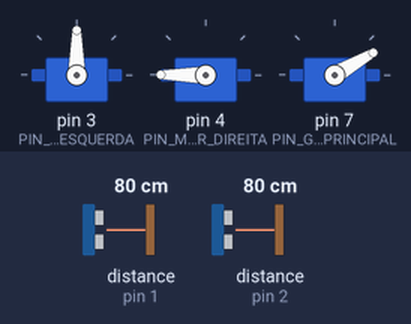
Bench run of a sketch on a simulated Arduino Uno, built with avr-gcc and run on an emulated ATmega328P. Parts: 3 × servo. Wiring (inferred from the names in the program): ultrasonic range finder: trigger pin 9; echo pin 1. The test bench sets the inputs (shaded band); at power-on: distance to the obstacle (sensors on pin 1, pin 2) 80 cm. The echo pulse lasts 58.3 µs per cm.

Above: at 1.5 s.
1.6 s: distance to the obstacle (sensor on pin 1) set to 2 cm
At 2.3 s:
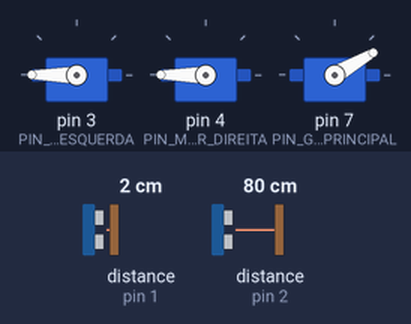
4.6 s: distance to the obstacle (sensor on pin 2) set to 2 cm
At 5.8 s:
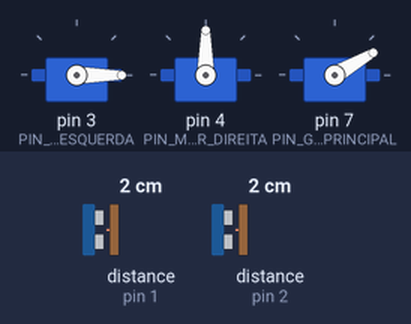
7.6 s: distance to the obstacle (sensor on pin 2) set to 9 cm
10.6 s: distance to the obstacle (sensor on pin 1) set to 9 cm
13.6 s: distance to the obstacle (sensor on pin 1) set to 4 cm
16.6 s: distance to the obstacle (sensor on pin 2) set to 18 cm
At 17.2 s:
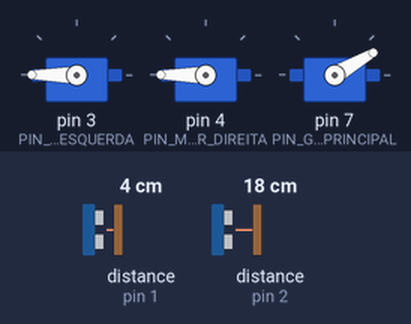
Timing chart, 0 to 19.6 s (numbered marks = the images above; inputs shaded):
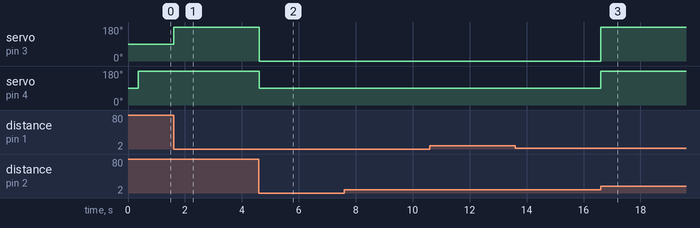

Measured:
- after the input at 1.6 s, servo on pin 3 (PIN_MOTOR_ESQUERDA): 90° → 180° at once
- after the input at 4.6 s, servo on pin 3 (PIN_MOTOR_ESQUERDA): 180° → 0° at once; servo on pin 4 (PIN_MOTOR_DIREITA): 180° → 90° at once
- after the input at 16.6 s, servo on pin 3 (PIN_MOTOR_ESQUERDA): 0° → 180° at once; servo on pin 4 (PIN_MOTOR_DIREITA): 90° → 180° at once

The sketch:

ino.ino
```cpp
/*includes*/
#include <Servo.h>
#include "metaLing.h"
MetaLing m;
/*Setup*/
void setup(){
m.motorSetup();
m.clawSetup();
m.sensorSetup();
}

/*Loop*/
void loop(){
while(! m.chegou_no_objetivo()){
if(! m.existe_objeto_a_frente()){
m.andar_para_frente();
}
else{
m.parar();
if( m.existe_objeto_a_direita()){
m.virar_para_esquerda();
}
else{
m.virar_para_direita();
}
}

}

}
```

claw.cpp
```cpp
/*
	(c) João Carlos Pandolfi Santana
	05/08/2015

	Esta lib controla a garra presente no robo
*/

#include <Servo.h>
#include "Arduino.h"
#include "claw.h"


//constants
#define PIN_GARRA_PRINCIPAL 7

#define ABERTURA_DA_GARRA 120 //graus
#define GARRA_FECHADA 30 // graus

#define CLAW_OPEN_C 0
#define CLAW_CLOSE_C 1

#define DELAY_TO_INITIALIZE_C 300 //ms

//Variables

//setup
void Claw::clawSetup(){
	//attach pin to claw
	garra_principal.attach(PIN_GARRA_PRINCIPAL);
	delay(DELAY_TO_INITIALIZE_C);
	fechar_garra();
}

// =================== ControlFunctions ===================

//Open claw
void Claw::abrir_garra(){
	garra_principal.write(ABERTURA_DA_GARRA);
	state_claw_c = CLAW_OPEN_C;
}

//Close claw
void Claw::fechar_garra(){
	garra_principal.write(GARRA_FECHADA);
	state_claw_c = CLAW_CLOSE_C;
}

//Open claw in to determinate angle
void Claw::abrir_garra_ang(int angle){
	if(angle > ABERTURA_DA_GARRA)
		abrir_garra();
	else if(angle < GARRA_FECHADA)
		fechar_garra();
	else{
		garra_principal.write(angle);
		state_claw_c = CLAW_OPEN_C;
	}
}

// =================== Verification Functions ===================

//informate, if claw closed return true
int Claw::agarrou_objeto(){
	return state_claw_c;
}
```

claw.h
```cpp
#ifndef claw_h
#define claw_h

#include "Arduino.h"
#include "Servo.h"

class Claw
{
public:
	void clawSetup();

	void abrir_garra();
	void fechar_garra();
	void abrir_garra_ang(int);
	int agarrou_objeto();

private:

	Servo garra_principal;
	int state_claw_c;
};

#endif
```

generix.cpp
```cpp
/*
	(c) João Carlos Pandolfi Santana
	05/08/2015

	Esta lib controla as operacoes genericas
*/

#include "generix.h"

//generic operations

// =================== Constant Functions ===================

//check objetive Done
int Generix::chegou_no_objetivo(){
	//you never reach you objetives MUAHAHAHAHA
	return 0;
}

//Return true
int Generix::verdadeiro(){
	return 1;
}

//Return false
int Generix::falso(){
	return 0;
}
```

generix.h
```cpp
#ifndef generix_h
#define generix_h

#include "Arduino.h"

class Generix
{
public:
	int chegou_no_objetivo();
	int verdadeiro();
	int falso();

private:

};

#endif
```

lineSensor.cpp
```cpp
/*
	(c) João Carlos Pandolfi Santana
	05/08/2015

	Esta lib controla os sensores presentes no robo
*/
#include "lineSensor.h"
//constants
//[PINS]
#define PIN_SENSOR_LINHA_ESQUERDA  0
#define PIN_SENSOR_LINHA_MEIO  1
#define PIN_SENSOR_LINHA_DIREITA 2

#define PIN_PROXIMIDADE_ULTRASSOM_CONTROLE 9 //trigger -> send pulse to generate request
#define PIN_PROXIMIDADE_ULTRASSOM_ESQUERDA 10
#define PIN_PROXIMIDADE_ULTRASSOM_MEIO 11
#define PIN_PROXIMIDADE_ULTRASSOM_DIREITA 12

//[CALIBRATION - LINE_SENSOR]
#define SENSIBILITY 200 // 0 - 1023
#define DELAY_TO_READ 20 //ms

//[CALIBRATION - PROXIMITY_SENSOR]
#define MIN_DISTANCE_TO_RECOGNIZE 15 //cm

//variables

//setup
void LineSensor::sensorSetup(){
	//calibrate line sensors
	first_read_MIDLE_s = readMidleSensor();
	first_read_RIGHT_s = readRigthSensor();
	first_read_LEFT_s = readLetfSensor();
	//define pinmodes
	pinMode(PIN_PROXIMIDADE_ULTRASSOM_CONTROLE,OUTPUT);
	pinMode(PIN_PROXIMIDADE_ULTRASSOM_ESQUERDA,INPUT);
	pinMode(PIN_PROXIMIDADE_ULTRASSOM_MEIO,INPUT);
	pinMode(PIN_PROXIMIDADE_ULTRASSOM_DIREITA,INPUT);
}

// =================== ControlFunctions ===================

// #=============== Read Sensors ================

//read value to left line sensor
int LineSensor::readLetfSensor(){
	delay(DELAY_TO_READ);
	return analogRead(PIN_SENSOR_LINHA_ESQUERDA);
}

//read value to midle line sensor
int LineSensor::readMidleSensor(){
	delay(DELAY_TO_READ);
	return analogRead(PIN_SENSOR_LINHA_MEIO);
}

//read value to right line sensor
int LineSensor::readRigthSensor(){
	delay(DELAY_TO_READ);
	return analogRead(PIN_SENSOR_LINHA_DIREITA);
}

// #=============== Math Functions ================

//calc subtration module
int LineSensor::module(int a , int b){
	if(a>b)
		return a-b;

	return b-a;
}

// #=============== Control ================

//Calc distance to sensor
long LineSensor::calcDistance(int pin){
	digitalWrite(PIN_PROXIMIDADE_ULTRASSOM_CONTROLE, LOW);
    delayMicroseconds(2);
    digitalWrite(PIN_PROXIMIDADE_ULTRASSOM_CONTROLE, HIGH);
    delayMicroseconds(10);
    digitalWrite(PIN_PROXIMIDADE_ULTRASSOM_CONTROLE, LOW);
    long duration = pulseIn(pin,HIGH);
    return  (duration /29) / 2 ;
}

// =================== Line Sensors Functions ===================

//recognize black line in rigth sensor
int LineSensor::sensor_linha_direita_reconheceu(){
	return (module(readRigthSensor(),first_read_RIGHT_s) > SENSIBILITY);
}

//recognize black line in midle sensor
int LineSensor::sensor_linha_meio_reconheceu(){
	return (module(readMidleSensor(),first_read_MIDLE_s) > SENSIBILITY);
}

//recognize black line in left sensor
int LineSensor::sensor_linha_esquerda_reconheceu(){
	return (module(readLetfSensor(),first_read_LEFT_s) > SENSIBILITY);
}

// =================== Proximity Sensors Functions ===================

//return true if exist object in right side
int LineSensor::existe_objeto_a_direita(){
	return (calcDistance(PIN_SENSOR_LINHA_DIREITA) <= MIN_DISTANCE_TO_RECOGNIZE);
}

//return true if exist object in left side
int LineSensor::existe_objeto_a_esquerda(){
	return (calcDistance(PIN_SENSOR_LINHA_ESQUERDA) <= MIN_DISTANCE_TO_RECOGNIZE);
}

//return true if exist object in front
int LineSensor::existe_objeto_a_frente(){
		return (calcDistance(PIN_SENSOR_LINHA_MEIO) <= MIN_DISTANCE_TO_RECOGNIZE);
}
```

lineSensor.h
```cpp
#ifndef lineSensor_h
#define lineSensor_h

#include "Arduino.h"

class LineSensor
{
public:
	void sensorSetup();

	int existe_objeto_a_frente();
	int existe_objeto_a_esquerda();
	int existe_objeto_a_direita();
	int sensor_linha_esquerda_reconheceu();
	int sensor_linha_meio_reconheceu();
	int sensor_linha_direita_reconheceu();

private:

	int first_read_LEFT_s;
	int first_read_RIGHT_s;
	int first_read_MIDLE_s;

	int readRigthSensor();
	int readMidleSensor();
	int readLetfSensor();
	int module(int,int);
	long calcDistance(int);
};

#endif
```

metaLing.cpp
```cpp
#include "Arduino.h"
#include "metaling.h"

//Generix

int MetaLing::chegou_no_objetivo(){
	return g.chegou_no_objetivo();
}

int MetaLing::verdadeiro(){
	return g.verdadeiro();
}

int MetaLing::falso(){
	return g.falso();
}

//claw
void MetaLing::clawSetup(){
	c.clawSetup();
}

void MetaLing::abrir_garra(){
	c.abrir_garra();
}

void MetaLing::fechar_garra(){
	c.fechar_garra();
}

void MetaLing::abrir_garra_ang(int angle){
	c.abrir_garra_ang(angle);
}

int MetaLing::agarrou_objeto(){
	return c.agarrou_objeto();
}

//motor
void MetaLing::motorSetup(){
	m.motorSetup();
}
int MetaLing::esta_parado(){
	return	m.esta_parado();
}
int MetaLing::esta_andando(){
	return m.esta_andando();
}

void MetaLing::ligar_motor_direita(){
	m.ligar_motor_direita();
}
void MetaLing::ligar_motor_esquerda(){
	m.ligar_motor_esquerda();
}
void MetaLing::desligar_motor_esquerda(){
	m.desligar_motor_esquerda();
}
void MetaLing::desligar_motor_direita(){
	m.desligar_motor_direita();
}
void MetaLing::parar(){
	m.parar();
}
void MetaLing::andar_para_frente(){
	m.andar_para_frente();
}
void MetaLing::andar_para_tras(){
	m.andar_para_tras();
}
void MetaLing::virar_para_direita(){
	m.virar_para_direita();
}
void MetaLing::virar_para_esquerda(){
	m.virar_para_esquerda();
}
void MetaLing::andar_frente_seg(int time){
	m.andar_frente_seg(time);
}


//line Sensor
void MetaLing::sensorSetup(){
	l.sensorSetup();
}

int MetaLing::existe_objeto_a_frente(){
	return l.existe_objeto_a_frente();
}

int MetaLing::existe_objeto_a_esquerda(){
	return l.existe_objeto_a_esquerda();
}

int MetaLing::existe_objeto_a_direita(){
	return l.existe_objeto_a_direita();
}

int MetaLing::sensor_linha_esquerda_reconheceu(){
	return l.sensor_linha_esquerda_reconheceu();
}

int MetaLing::sensor_linha_meio_reconheceu(){
	return l.sensor_linha_meio_reconheceu();
}

int MetaLing::sensor_linha_direita_reconheceu(){
	return l.sensor_linha_direita_reconheceu();
}
```

metaLing.h
```cpp
#ifndef metaLing_h
#define metaLing_h

#include "Arduino.h"
#include "lineSensor.h"
#include "motor.h"
#include "claw.h"
#include "generix.h"

class MetaLing
{
public:
	//generix
	int chegou_no_objetivo();
	int verdadeiro();
	int falso();

	//claw
	void clawSetup();

	void abrir_garra();
	void fechar_garra();
	void abrir_garra_ang(int);
	int agarrou_objeto();

	//motor
	void motorSetup();
	int esta_parado();
	int esta_andando();

	void ligar_motor_direita();
	void ligar_motor_esquerda();
	void desligar_motor_esquerda();
	void desligar_motor_direita();
	void parar();
	void andar_para_frente();
	void andar_para_tras();
	void virar_para_direita();
	void virar_para_esquerda();
	void andar_frente_seg(int);

	//line Sensor
	void sensorSetup();

	int existe_objeto_a_frente();
	int existe_objeto_a_esquerda();
	int existe_objeto_a_direita();
	int sensor_linha_esquerda_reconheceu();
	int sensor_linha_meio_reconheceu();
	int sensor_linha_direita_reconheceu();

private:
	Motor m;
	LineSensor l;
	Generix g;
	Claw c;
};

#endif
```

motor.cpp
```cpp
/*
	(c) João Carlos Pandolfi Santana
	05/08/2015

	Esta lib controla os servo motores presentes no robo
*/

#include <Servo.h>
#include "Arduino.h"
#include "motor.h"

//constants
#define PIN_MOTOR_ESQUERDA  3
#define PIN_MOTOR_DIREITA  4

#define STOP_MOTOR 90
#define L_BACK_MOTOR 0
#define L_FRONT_MOTOR 180
#define R_BACK_MOTOR 180
#define R_FRONT_MOTOR 90

#define IN_MOVIMENT_M  1
#define STOPED_M  0
#define I_DONT_KNOW_M 2

//Variables

//setup
void Motor::motorSetup(){
	//set pin motors
	motorEsquerda.attach(PIN_MOTOR_ESQUERDA);
	motorDireita.attach(PIN_MOTOR_DIREITA);
	//initialize motors
	motorEsquerda.write(STOP_MOTOR);
	motorDireita.write(STOP_MOTOR);
	//initialize state Moviment
	setMoviment(STOPED_M,STOPED_M);
}


// =================== ControlFunctions ===================

//Define state moviment motors
void Motor::setMoviment(int left, int rigth){
	if(left != I_DONT_KNOW_M)
		L_stateMoviment = left;

	if(rigth != I_DONT_KNOW_M)
		R_stateMoviment = rigth;
}

//Return true if robot is stoped
int Motor::esta_parado(){
	if((L_stateMoviment + R_stateMoviment) > 0)
		return 0;
	return 1;
}

//Return false if robot is in moviment
int Motor::esta_andando(){
	return L_stateMoviment + R_stateMoviment;
}

// =================== Motor Functions ===================

// #=============== Control ================


//Turn on Motors
void Motor::ligar_motor_direita(){
	motorDireita.write(R_FRONT_MOTOR);
	setMoviment(I_DONT_KNOW_M,IN_MOVIMENT_M);
}

void Motor::ligar_motor_esquerda(){
	motorEsquerda.write(L_FRONT_MOTOR);
	setMoviment(IN_MOVIMENT_M, I_DONT_KNOW_M);
}

//Turn of Motors

void Motor::desligar_motor_esquerda(){
	motorEsquerda.write(STOP_MOTOR);
	setMoviment(STOPED_M,I_DONT_KNOW_M);
}

void Motor::desligar_motor_direita(){
	motorDireita.write(STOP_MOTOR);
	setMoviment(I_DONT_KNOW_M,STOP_MOTOR);
}

// #=============== Simple Moviment ================

//turn off ours 2 motors
void Motor::parar(){
	motorDireita.write(STOP_MOTOR);
	motorEsquerda.write(STOP_MOTOR);
	setMoviment(STOPED_M,STOPED_M);
}

//move robot to front
void Motor::andar_para_frente(){
	motorDireita.write(L_FRONT_MOTOR);
	motorEsquerda.write(R_FRONT_MOTOR);
	setMoviment(IN_MOVIMENT_M,IN_MOVIMENT_M);
}

//move robot to back
void Motor::andar_para_tras(){
	motorDireita.write(L_BACK_MOTOR);
	motorDireita.write(R_BACK_MOTOR);
	setMoviment(IN_MOVIMENT_M,IN_MOVIMENT_M);
}

//turn robot to rigth
void Motor::virar_para_direita(){
	motorDireita.write(L_FRONT_MOTOR);
	motorEsquerda.write(R_BACK_MOTOR);
	setMoviment(IN_MOVIMENT_M,IN_MOVIMENT_M);
}

//turn robot to left
void Motor::virar_para_esquerda(){
	motorEsquerda.write(L_BACK_MOTOR);
	motorDireita.write(R_FRONT_MOTOR);
	setMoviment(IN_MOVIMENT_M,IN_MOVIMENT_M);
}

// #=============== Sofisticated Moviment ================

void Motor::andar_frente_seg(int seconds){
	//Convert seconds to MiliSeconds
	seconds = seconds * 1000;

	andar_para_frente();
	delay(seconds);

	parar();
}
```

motor.h
```cpp
#ifndef Motor_h
#define Motor_h

#include "Arduino.h"
#include "Servo.h"
class Motor
{
public:

	void motorSetup();
	int esta_parado();
	int esta_andando();

	void ligar_motor_direita();
	void ligar_motor_esquerda();
	void desligar_motor_esquerda();
	void desligar_motor_direita();
	void parar();
	void andar_para_frente();
	void andar_para_tras();
	void virar_para_direita();
	void virar_para_esquerda();
	void andar_frente_seg(int);

private:

Servo motorEsquerda;
Servo motorDireita;

int L_stateMoviment;
int R_stateMoviment;
	void setMoviment(int, int);

};

#endif
```
